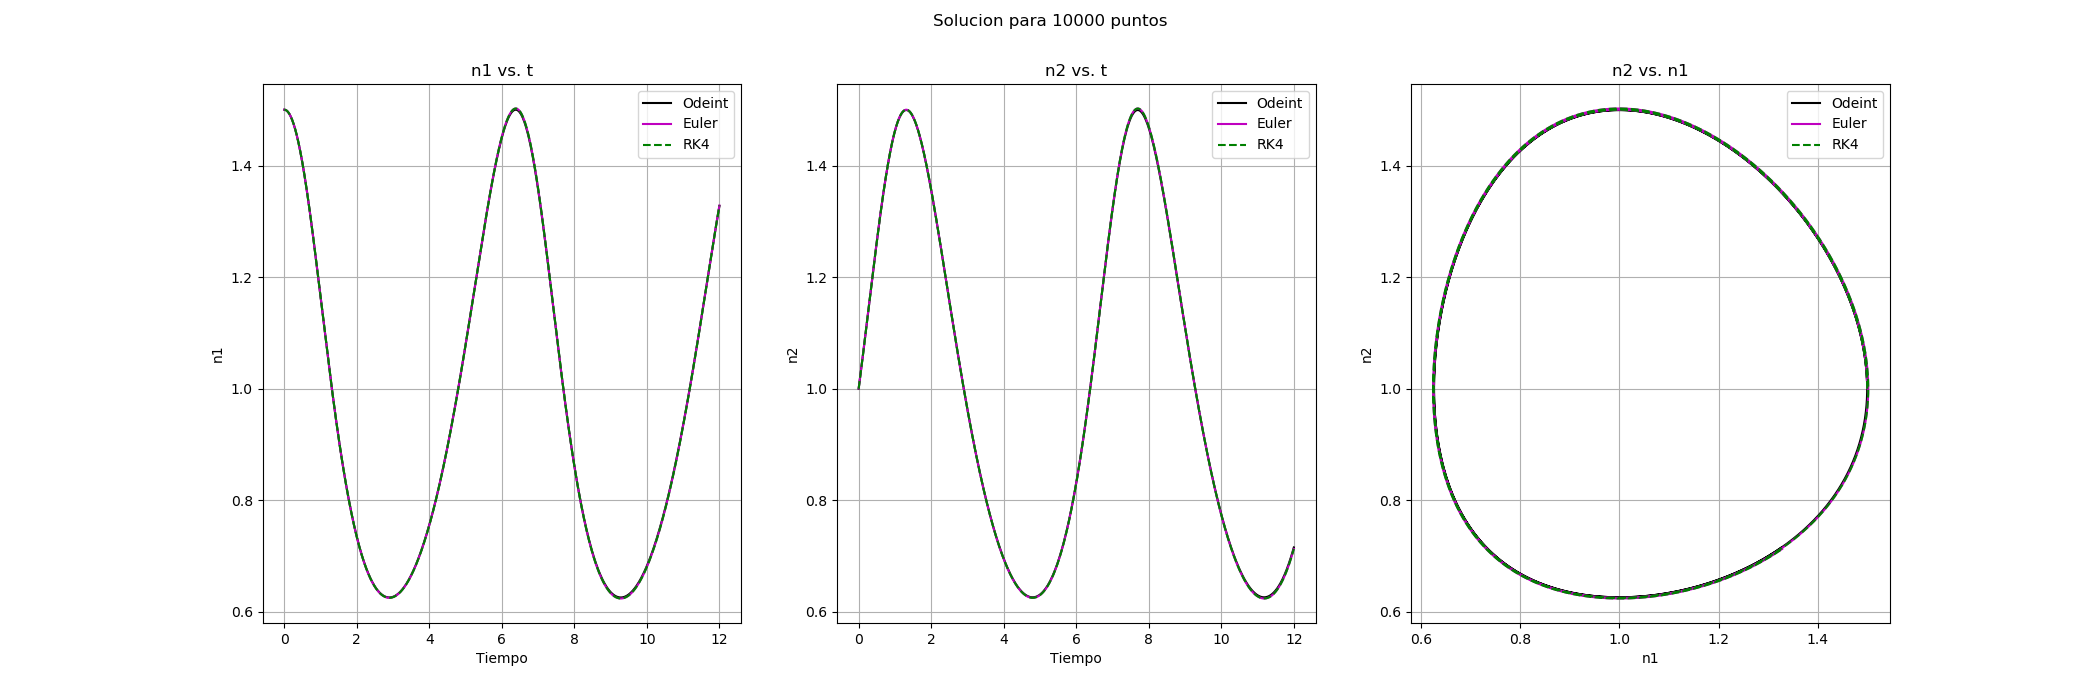

Write the Python code that produced this figure.
"""
! ===========================================================================
! interaccion.py
! ===========================================================================
! 
!   Este programa soluciona de manera numerica la evolucion de la interaccion
!   entre dos gases que solo interacturan entre ellos.
!   Se usa el metodo de Euler y el de RK4 y ademas se usa Odeint como solucion
!   exacta. 
!
!     Carolina Herrera Segura, carolina.herreras@udea.edu.co    
!     Valentina Roquemen Echeverry, valentina.roquemen@udea.edu.co
!
! Up to date: 29 septiembre 2019            
"""

#Librerias
import numpy as np # Libreria para operaciones. De aqui se usan arreglos
import matplotlib.pyplot as plt # Libreria para graficas
from scipy.integrate import odeint # Libreria para resolver EDO numericamente

# Runge Kutta 4 para sistema de dos EDO acopladas
def runge_kutta_4(yn, t, h, ode_system):
    # yn: arreglo de numpy con xn y yn
    # t: parametro
    # h: tamano de paso
    # ode_system: arreglo con sistema de ecuaciones acopladas
    
    # Coeficientes para el método de RK4
    k1 = h*ode_system(yn,t) # Coeficiente k1
    k2 = h*ode_system(yn+h*k1/2,t+0.5*h) # Coeficiente k2
    k3 = h*ode_system(yn+h*k2/2,t+0.5*h) # Coeficiente k3
    k4 = h*ode_system(yn+h*k3, t+h) # Coeficiente k4
    
    # Retorna arreglo yn actualizado
    return yn+(k1+2*k2+2*k3+k4)/6.


# Metodo de Euler para sistema de dos EDO acopladas
def euler(yn, t, h, ode_system):
    # yn: arreglo de numpy con xn y yn
    # t: parametro
    # h: tamano de paso
    # ode_system: arreglo con sistema de ecuaciones acopladas
    
    # Se define el valor numerico de las EDO
    dy1, dy2 = ode_system(yn, t)
    
    # Se actualizan las entradas de yn
    yn[0] += h*dy1 # Actualizacion de yn
    yn[1] += h*dy2 # Actualizacion de xn
   
    # Retorna arreglo yn actualizado
    return yn


# Sistema de ecuaciones acopladas
def interaction(n, t):
    # n: arreglo de numpy con valores de n1 y n2
    # t: parametro
    
    # Constantes de las ecuaciones son la misma en este caso
    a = b = c = d = 1
    
    # Se determina valor numerico de cada EDO
    dn2 = -n[1]*(c-d*n[0]) # Ecuacion de movimiento de n2 
    dn1 = n[0]*(a-b*n[1]) # Ecuacion de movimiento de n1
    
    # Retorna arreglo con valor numerico de cada EDO en diferentes entradas
    return np.array([dn1,dn2])


# ------ Parametros y condiciones iniciales ------

t0, tf = 0, 12 # t inicial y final
n01, n02 = 1.5, 1. # Condiciones iniciales para n1 y n2

# Definimos arreglo con valores iniciales de n1 y n2
n0 = np.array([n01, n02])

# Arreglo con numero de pasos que se usara para solucionar las EDO
num_steps = np.array([10, 100, 1000, 10000])

# Listas donde se guardaran las soluciones de cada metodo para cada
# valor de num_steps
total_solutions_RK4 = [] # Metodo de RK4
total_solutions_Euler = [] # Metodo de Euler
total_solutions_Odeint = [] # Metodo de Odeint 

# Listas donde se guardaran las diferencias de cada metodo con la
# solucion de Odeint para evaluar convergencia
difference_RK4 = [] # Metodo de RK4
difference_Euler = [] # Metodo de Euler


# Ciclo sobre numero de puntos
for n in num_steps:
    
    # Arreglo con n numero de puntos en el intervalo [t0, tf]
    steps = np.linspace(t0, tf, n)
    h = (tf-t0)/n # Tamaño del paso
    
    # Arreglos donde se agregaran soluciones a las EDO con cada metodo.
    # Ambos son arreglos de arreglos que guardan cada solucion [n1, n2]
    # en cada paso t del siguiente ciclo
    N_RK4 = np.array([n0]) # Metodo de RK4
    N_Euler = np.array([n0]) # Metodo de Euler
    
    # Ciclo para evolucion temporal
    for t in steps[:-1]:
        
        # Arreglos con soluciones de n1 y n2 luego a aplicar respectivo metodo
        solutions_RK4 = runge_kutta_4(N_RK4[-1], t, h, interaction) # Metodo de RK4
        solutions_Euler = euler(N_Euler[-1], t, h, interaction) # Metodo de Euler
        
        # Se actualizan arreglos con anterior solucion para respectivo metodo
        N_RK4 = np.append(N_RK4, [solutions_RK4], axis = 0) # Metodo de RK4
        N_Euler = np.append(N_Euler, [solutions_Euler], axis = 0) # Metodo de Euler
    
    # Arreglo con la solucion a las EDO utilizando Odeint
    N_Odeint = odeint(interaction, n0, steps)
    
    # Se agrega solucion obtenida en ciclo anterior.
    # Estas listas tienen tres dimensiones: la primera corresponde al
    # numero de puntos, mientras que las otras dos son el arreglo de
    # soluciones [n1, n2]
    total_solutions_Odeint.append(N_Odeint) # Metodo de Odeint
    total_solutions_RK4.append(N_RK4) # Metodo de RK4
    total_solutions_Euler.append(N_Euler) # Metodo de Euler
    
    # Se agrega promedio de valor absoluto de diferencias para evaluar
    # convergencia
    difference_RK4.append(np.mean(np.abs(N_Euler-N_Odeint))) # Metodo de RK4
    difference_Euler.append(np.mean(np.abs(N_RK4-N_Odeint))) # Metodo de Euler
    
    
time = [np.linspace(t0, tf, n) for n in num_steps] # Arreglos con los tiempos para diferente numero de pasos
h = (tf-t0)/num_steps  # Arreglo con los diferentes tamanos de pasos

#--------- Graficas de los resultados ---------

plt.figure(figsize=[21,7]) # Figura con los resultados
plt.suptitle('Solucion para %d puntos'%num_steps[-1]) # Titulo de la figura

plt.subplot(131) # Grafica de n1 vs t para diferentes metodos
plt.plot(time[-1],total_solutions_Odeint[-1][:,0],'k',label = 'Odeint') # Solucion con odeint 
plt.plot(time[-1],total_solutions_Euler[-1][:,0],'m',label = 'Euler') # Solucion con Euler
plt.plot(time[-1],total_solutions_RK4[-1][:,0],'g--',label = 'RK4') # Solucion con RK4
plt.grid() # Cuadricula en la grafica
plt.xlabel('Tiempo') #Nombre del eje x
plt.ylabel('n1') # Nombre del eje y
plt.legend() # Activa los indicadores de cada grafica
plt.title('n1 vs. t') # Titulo de la grafica

plt.subplot(132) # Grafica de n2 vs t para diferentes metodos
plt.plot(time[-1],total_solutions_Odeint[-1][:,1],'k',label = 'Odeint') # Solucion con odeint
plt.plot(time[-1],total_solutions_Euler[-1][:,1],'m',label = 'Euler') # Solucion con Euler
plt.plot(time[-1],total_solutions_RK4[-1][:,1],'g--',label = 'RK4') # Solucion con RK4
plt.grid() # Cuadricula en la grafica
plt.xlabel('Tiempo') # Nombre del eje x
plt.ylabel('n2') # Nombre del eje y
plt.legend() # Activa los indicadores de cada grafica
plt.title('n2 vs. t') # Titulo de la grafica

plt.subplot(133) # Grafica de n2 vs n1 para diferentes metodos
plt.plot(total_solutions_Odeint[-1][:,0],total_solutions_Odeint[-1][:,1],'k',label = 'Odeint') # Solucion con odeint
plt.plot(total_solutions_Euler[-1][:,0],total_solutions_Euler[-1][:,1],'m',label = 'Euler') # Solucion con Euler
plt.plot(total_solutions_RK4[-1][:,0],total_solutions_RK4[-1][:,1],'g--',label = 'RK4') # Solucion con RK4
plt.grid() # Cuadricula en la grafica
plt.xlabel('n1') # Nombre del eje x
plt.ylabel('n2') # Nombre del eje y
plt.legend() # Activa los indicadores de cada grafica
plt.title('n2 vs. n1') # Titulo de la grafica

plt.show() # Muestra la figura

plt.plot(h, difference_RK4, 'k--') # Grafica de las diferencias para RK4 punteada
plt.plot(h, difference_RK4, 'or',label='RK4') # Grafica de los puntos de  las diferencias de RK4
plt.plot(h, difference_Euler, 'k--') # Grafica de las diferencias para Euler punteada
plt.plot(h, difference_Euler, 'og',label='Euler') # Grafica de los puntos de  las diferencias de Euler
plt.grid() # Cuadricula en la grafica
plt.legend() # Activa los indicadores de cada grafica
plt.title('Convergencia') # Titulo de la grafica
plt.xlabel('Tamano de paso') # Nombre del eje x

plt.show() # Muestra la figura
